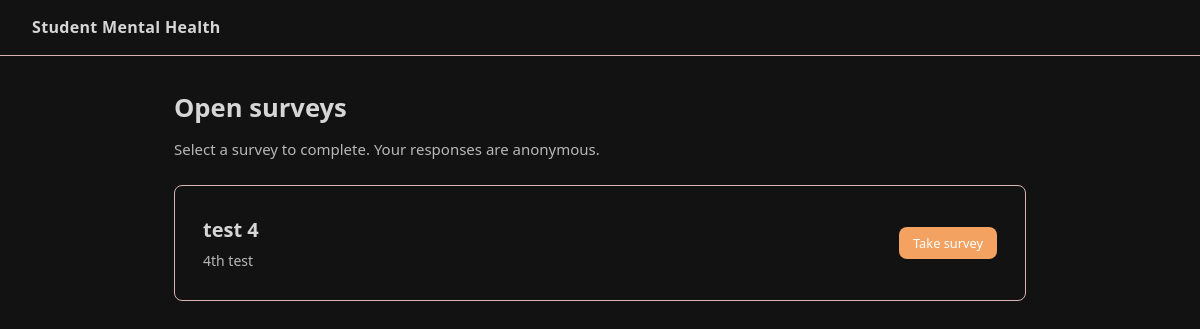
Before: /surveys/ with the older database file.
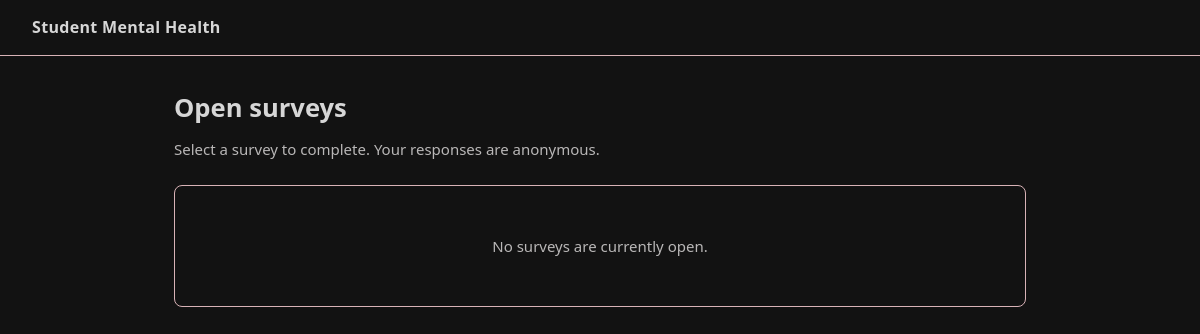
After: the same page with the newer database file.
### core/models.py (models this page shows, shortened)
class Survey(models.Model):
    id          = models.CharField(max_length=5, primary_key=True)
    title       = models.CharField(max_length=200)
    description = models.TextField(blank=True)
    is_active   = models.BooleanField(default=True)
    created_at  = models.DateTimeField(auto_now_add=True)
    closed_at   = models.DateTimeField(null=True, blank=True)

### core/views.py (the view)
# urls.py: path("surveys/",                       views.survey_list,       name="survey_list"),
def survey_list(request):
    surveys = Survey.objects.filter(is_active=True).order_by("-created_at")
    return render(request, "survey_list.html", {"surveys": surveys})

### core/templates/survey_list.html (shortened to what this page needs)
{% extends "base.html" %}
{% block content %}
<div class="container">
    <div class="flex-between" style="margin-bottom:1.5rem;">
        <div>
            <h1>Open surveys</h1>
            <p style="margin:0;">Select a survey to complete. Your responses are anonymous.</p>
        </div>
    </div>
    {% if surveys %}
        {% for survey in surveys %}
        <div class="card flex-between">
            <div>
                <h2 style="margin-bottom:0.25rem;">{{ survey.title }}</h2>
                {% if survey.description %}
                <p style="margin:0; font-size:0.875rem;">{{ survey.description }}</p>
                {% endif %}
            </div>
            <a href="{% url 'survey_form' survey.id %}" class="btn btn-primary btn-sm">Take survey</a>
        </div>
        {% endfor %}
    {% else %}
        <div class="card" style="text-align:center; padding:3rem;">
            <p style="margin:0;">No surveys are currently open.</p>
        </div>
    {% endif %}
</div>
{% endblock %}

Changed rows visible on the page:
removed Survey: title "test 4", description "4th test"
Other visible differences:
text now shown: "No surveys are currently open."
